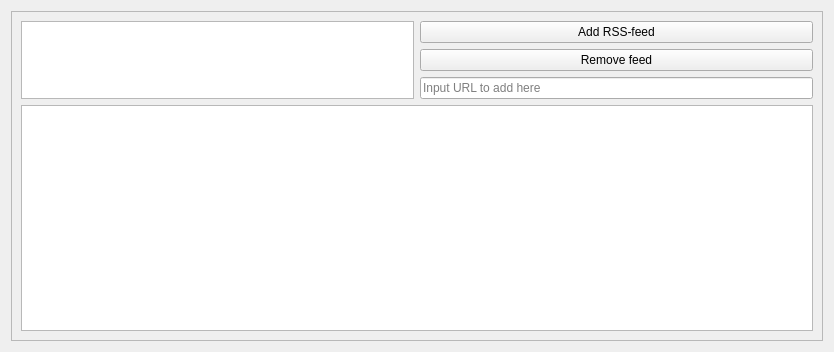
<?xml version="1.0" encoding="UTF-8"?>
<ui version="4.0">
 <class>RSSReader</class>
 <widget class="QWidget" name="RSSReader">
  <property name="geometry">
   <rect>
    <x>0</x>
    <y>0</y>
    <width>834</width>
    <height>352</height>
   </rect>
  </property>
  <property name="minimumSize">
   <size>
    <width>0</width>
    <height>0</height>
   </size>
  </property>
  <property name="windowTitle">
   <string>Form</string>
  </property>
  <layout class="QGridLayout" name="gridLayout_2">
   <item row="0" column="0">
    <widget class="QFrame" name="frame">
     <property name="minimumSize">
      <size>
       <width>0</width>
       <height>0</height>
      </size>
     </property>
     <property name="frameShape">
      <enum>QFrame::StyledPanel</enum>
     </property>
     <property name="frameShadow">
      <enum>QFrame::Raised</enum>
     </property>
     <layout class="QGridLayout" name="gridLayout">
      <item row="2" column="1">
       <widget class="QLineEdit" name="feedUrlLineEdit">
        <property name="placeholderText">
         <string>Input URL to add here</string>
        </property>
       </widget>
      </item>
      <item row="0" column="0" rowspan="3">
       <widget class="QListWidget" name="feedListWidget"/>
      </item>
      <item row="3" column="0" colspan="2">
       <widget class="QTextEdit" name="feedContentTextEdit"/>
      </item>
      <item row="0" column="1">
       <widget class="QPushButton" name="addFeedButton">
        <property name="text">
         <string>Add RSS-feed</string>
        </property>
       </widget>
      </item>
      <item row="1" column="1">
       <widget class="QPushButton" name="removeFeedButton">
        <property name="text">
         <string>Remove feed</string>
        </property>
       </widget>
      </item>
     </layout>
    </widget>
   </item>
  </layout>
 </widget>
 <resources/>
 <connections/>
</ui>
